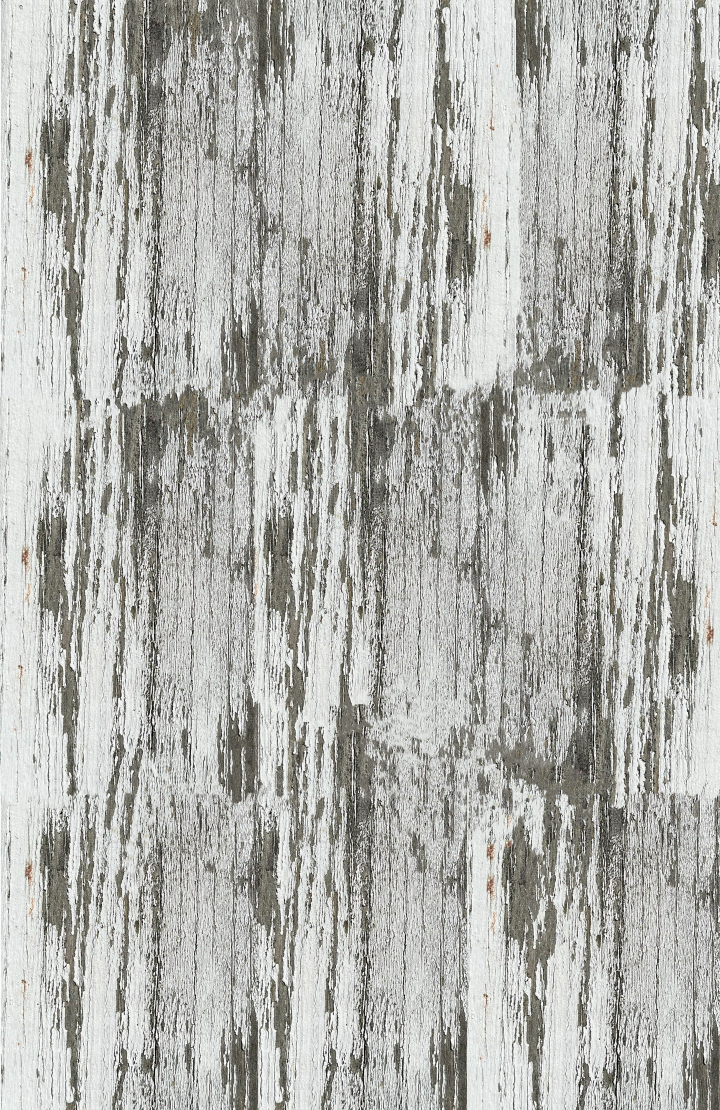
#> input picture media/raw/woodgrain-crop.jpg, 1440 x 2220 px, given in place of PXL_215919709_tex.jpg, which was not available (shown at 1/2 size)
$ python make_backing.py
#> lines starting #> are read from the running program, lines starting #| are printed output that depends on the picture; pictures that were not available may be replaced by others from this repository, and a replacement may not be noted
#!/usr/bin/env python3
"""Generate a rich patchwork-fabric backing for the quilt viewer.

Replaces the ~693 per-tile DOM backing nodes with a SINGLE CSS background image
on #surface. Composes a MOSAIC of irregular, varied-size cloth patches (drawn
from source fabric-texture strips, each colour-graded) with soft, fine seams
blending into the dark site background (#1a120b). A gentle vignette + light
fabric grain finish it so it reads as hand-sewn cloth — not a mechanical grid.
"""
import os, random
from PIL import Image, ImageDraw, ImageFilter, ImageEnhance, ImageChops

ROOT = os.path.dirname(os.path.dirname(os.path.abspath(__file__)))
THUMBS = os.path.join(ROOT, 'media', 'thumbs')
OUT = os.path.join(ROOT, 'assets', 'img', 'backing-patchwork.jpg')

TEXTURES = [
    'PXL_234825299_tex.jpg', 'IMG_0057b.jpg', 'PXL_230910285~2.jpg',
    'PXL_215908225_tex.jpg', 'PXL_230910285_tex.jpg', 'PXL_215919709_tex.jpg',
    'PXL_texture.jpg', 'PXL_010029509_tex.jpg', 'PXL_215901711_tex.jpg',
    'IMG_0057.jpg', 'PXL_225807164_tex.jpg', 'IMG_0053.jpg',
]

TILE = 1280            # repeating tile size (matches backgroundSize in viewer.js)
MIN_DIM = 120          # smallest allowed patch dimension (px)
TARGET_PATCHES = 26    # ~ number of irregular patches per tile
SEAM = 4               # fine seam width (px)
BG = (30, 21, 13)      # soft dark base, blends with #1a120b
VIGNETTE = 0.24        # gentle edge darkening (do NOT crush the fabric)


def cover_crop(im, w, h):
    """Cover-fit im into (w,h) with slight zoom variety."""
    iw, ih = im.size
    scale = max(w / iw, h / ih)
    nw, nh = int(iw * scale), int(ih * scale)
    im = im.resize((nw, nh), Image.LANCZOS)
    left = random.randint(0, max(0, nw - w))
    top = random.randint(0, max(0, nh - h))
    return im.crop((left, top, left + w, top + h))


def grade(patch):
    """Vary brightness/contrast/saturation so each patch reads as a distinct
    scrap of cloth rather than one repeated texture."""
    patch = ImageEnhance.Brightness(patch).enhance(random.uniform(0.92, 1.25))
    patch = ImageEnhance.Contrast(patch).enhance(random.uniform(0.88, 1.2))
    patch = ImageEnhance.Color(patch).enhance(random.uniform(0.85, 1.35))
    return patch


def mosaic(rects, target):
    """Recursively split rectangles to build an irregular patchwork layout."""
    while len(rects) < target:
        candidates = [i for i, (x, y, w, h) in enumerate(rects)
                      if w >= 2 * MIN_DIM and h >= 2 * MIN_DIM]
        if not candidates:
            break
        i = random.choice(candidates)
        x, y, w, h = rects[i]
        if random.random() < 0.5 or h < 2 * MIN_DIM:
            cut = random.randint(MIN_DIM, w - MIN_DIM)   # vertical split
            rects[i] = (x, y, cut, h)
            rects.append((x + cut, y, w - cut, h))
        else:
            cut = random.randint(MIN_DIM, h - MIN_DIM)   # horizontal split
            rects[i] = (x, y, w, cut)
            rects.append((x, y + cut, w, h - cut))
    return rects


def seam_mask(w, h):
    """White band along the top+left edge of a patch -> stitched highlight."""
    m = Image.new('L', (w, h), 0)
    d = ImageDraw.Draw(m)
    d.rectangle([0, 0, w, min(h, 2)], fill=110)
    d.rectangle([0, 0, min(w, 2), h], fill=110)
    return m.filter(ImageFilter.GaussianBlur(1.0))


def main():
    random.seed(20260825)
    canvas = Image.new('RGB', (TILE, TILE), BG)
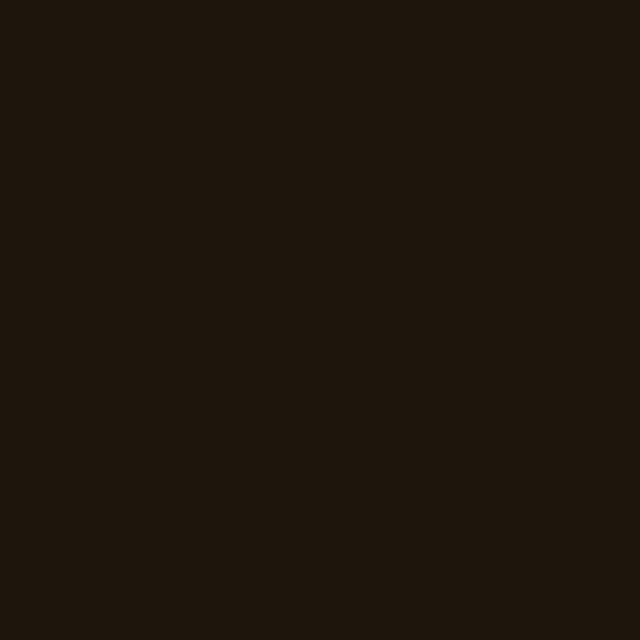
#> canvas: PIL image 1280x1280 RGB (shown at 1/2 size); mean R, G, B 30, 21, 13

    for (x, y, w, h) in mosaic([(0, 0, TILE, TILE)], TARGET_PATCHES):
        src = random.choice(TEXTURES)
        im = Image.open(os.path.join(THUMBS, src)).convert('RGB')
#> im is the input picture: PIL image 1440x2220 RGB; mean R, G, B 177, 177.5, 173.4
        pw, ph = w - SEAM * 2, h - SEAM * 2
        patch = grade(cover_crop(im, pw, ph))
#> in cover_crop, `im = im.resize((nw, nh), Image.LANCZOS)`:
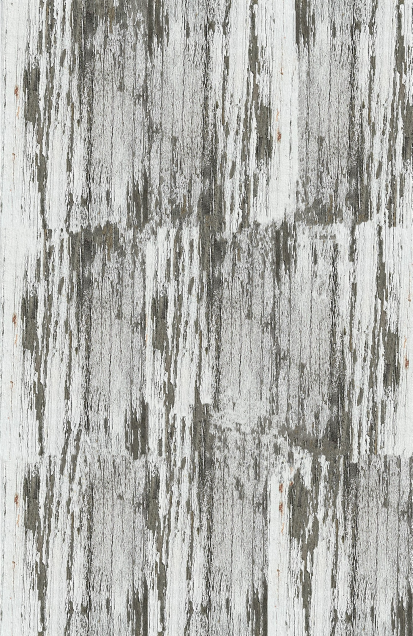
#> im: PIL image 825x1272 RGB (shown at 1/2 size); mean R, G, B 176.9, 177.5, 173.3
#> in cover_crop, `return im.crop((left, top, left + w, top + h))`:
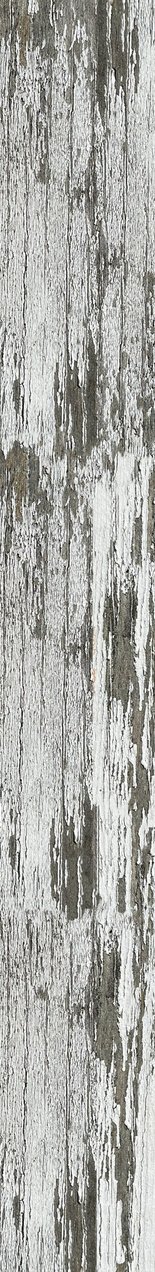
#> returned value: PIL image 155x1272 RGB; mean R, G, B 170.8, 171.2, 166.9
#> in grade, `patch = ImageEnhance.Brightness(patch).enhance(random.uniform(0.92, 1...`:
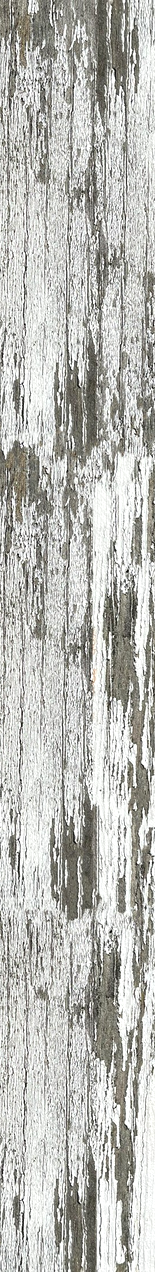
#> patch: PIL image 155x1272 RGB; mean R, G, B 185.7, 185.9, 181.5

        # subtle stitched highlight along top+left edge of the patch
        hl = ImageEnhance.Brightness(patch).enhance(1.25)
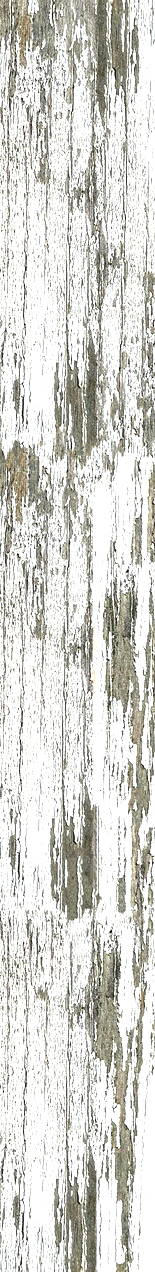
#> hl: PIL image 155x1272 RGB; mean R, G, B 212.1, 211.9, 206.4
        canvas.paste(hl, (x + SEAM, y + SEAM), mask=seam_mask(pw, ph))
#> in seam_mask, `m = Image.new('L', (w, h), 0)`: m: PIL image 155x1272 L; every value is 0
#> in seam_mask, `return m.filter(ImageFilter.GaussianBlur(1.0))`:
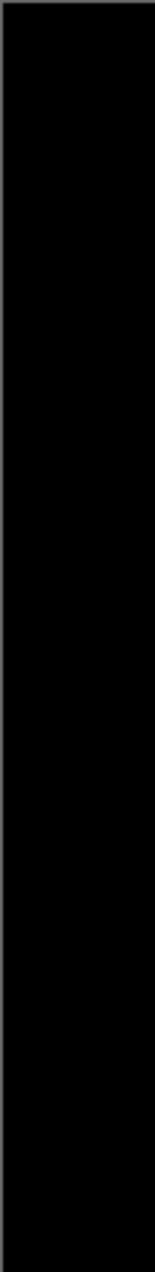
#> returned value: PIL image 155x1272 L; min 0, max 110, mean 2.4
        canvas.paste(patch, (x + SEAM, y + SEAM))
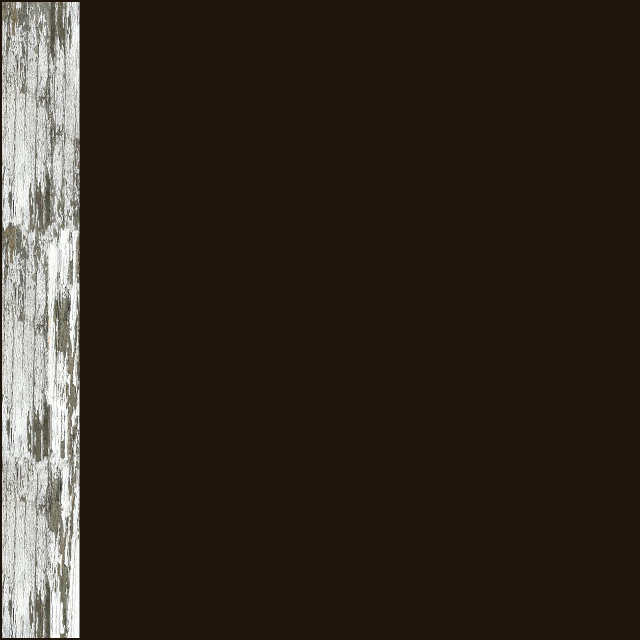
#> canvas: PIL image 1280x1280 RGB (shown at 1/2 size); mean R, G, B 48.6, 40.8, 33
#> pass 2 of the loop in main, `for (x, y, w, h) in mosaic([(0, 0, TILE, TILE)], TARGET_PATCHES):`:
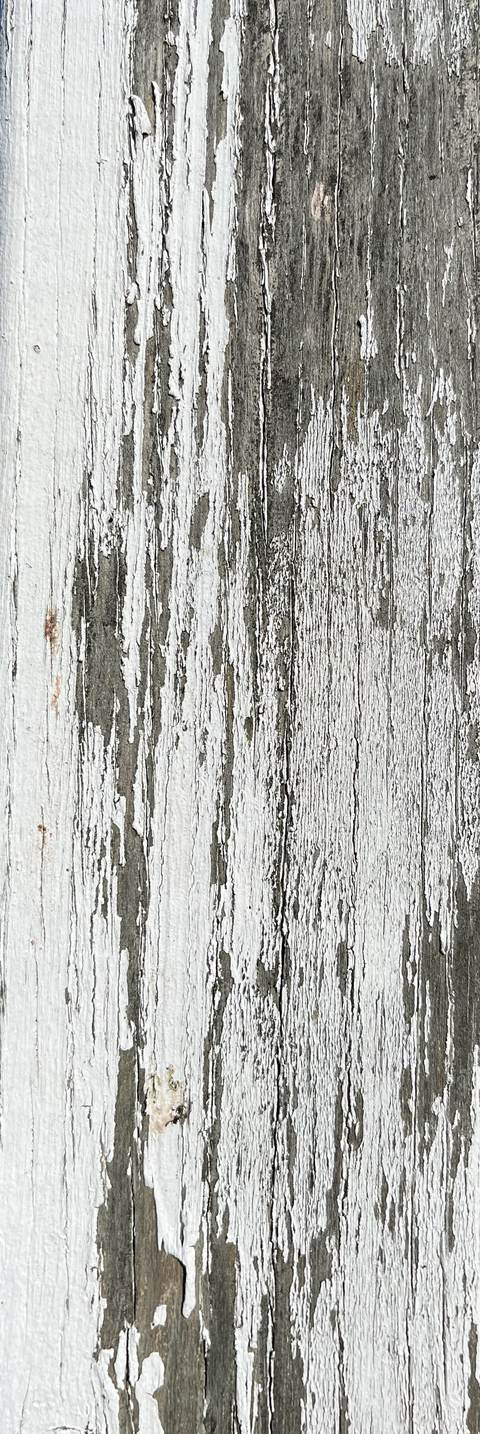
#> input picture media/thumbs/IMG_0053.jpg, 480 x 1434 px
#> in main, im is the input picture: PIL image 480x1434 RGB; mean R, G, B 176.3, 176.6, 173.2
#> im: PIL image 777x2321 RGB
#> hl: PIL image 777x122 RGB
#> m: PIL image 777x122 L; every value is 0
#> in seam_mask (call 2), `return m.filter(ImageFilter.GaussianBlur(1.0))`:
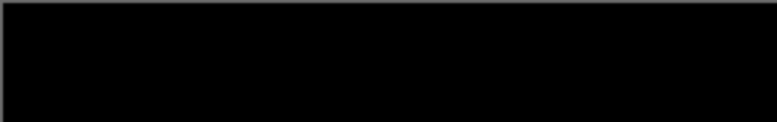
#> returned value: PIL image 777x122 L; min 0, max 110, mean 3.1
#> in main, `canvas.paste(patch, (x + SEAM, y + SEAM))`:
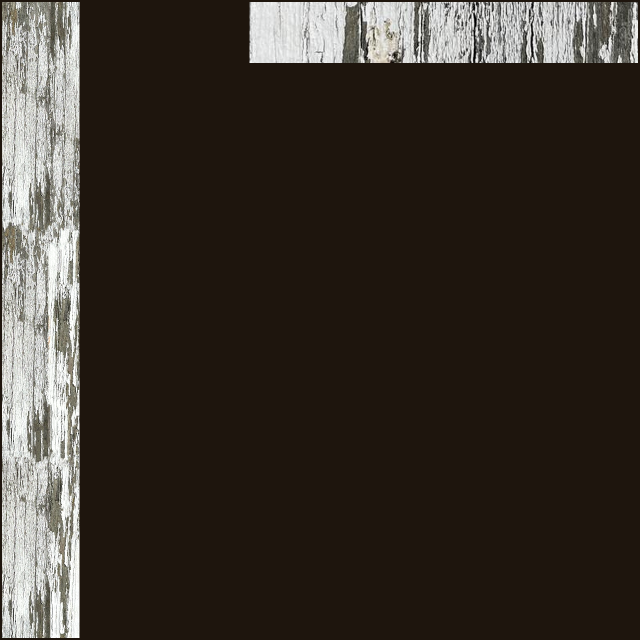
#> canvas: PIL image 1280x1280 RGB (shown at 1/2 size); mean R, G, B 57, 49.7, 42.2
#> pass 3 of the loop in main, `for (x, y, w, h) in mosaic([(0, 0, TILE, TILE)], TARGET_PATCHES):`:
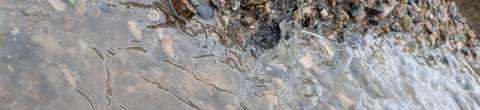
#> input picture media/thumbs/PXL_230910285_tex.jpg, 480 x 110 px
#> in main, im is the input picture: PIL image 480x110 RGB; mean R, G, B 150, 147.7, 146.8
#> im: PIL image 4350x997 RGB
#> hl: PIL image 205x997 RGB
#> m: PIL image 205x997 L; every value is 0
#> in seam_mask (call 3), `return m.filter(ImageFilter.GaussianBlur(1.0))`:
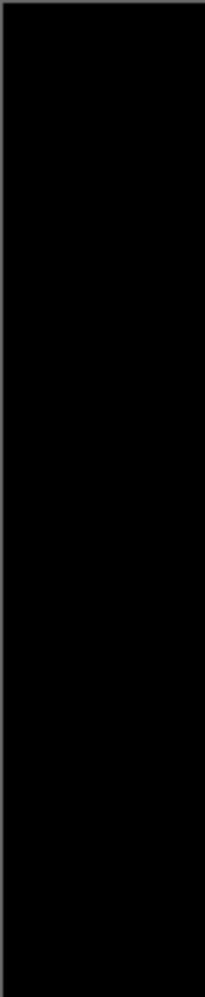
#> returned value: PIL image 205x997 L; min 0, max 110, mean 1.9
#> in main, `canvas.paste(patch, (x + SEAM, y + SEAM))`:
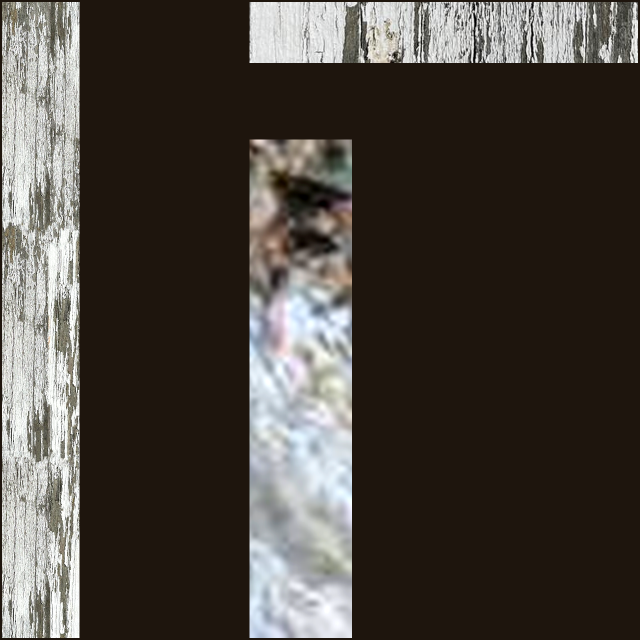
#> canvas: PIL image 1280x1280 RGB (shown at 1/2 size); mean R, G, B 74.2, 68.1, 61.8
#> the loop made 13 passes; the first 3 are shown

    # soft vignette so the repeat blends into the dark surround
    mask = Image.new('L', (TILE, TILE), 0)
    dm = ImageDraw.Draw(mask)
    dm.ellipse((-TILE * 0.4, -TILE * 0.4, TILE * 1.4, TILE * 1.4), fill=255)
    mask = mask.filter(ImageFilter.GaussianBlur(TILE * 0.30))
    dk = Image.new('RGB', (TILE, TILE), (18, 12, 7))
    canvas = Image.composite(canvas, dk, mask.point(lambda v: int(v * (1 - VIGNETTE) + VIGNETTE * 255)))

    # light ADDITIVE fabric grain (kept subtle, never darkens the cloth)
    grain = Image.effect_noise((TILE, TILE), 14).convert('L')
    grain = grain.point(lambda v: v // 6)              # 0..~90, gentle
    canvas = ImageChops.add(canvas, grain.convert('RGB'))

    os.makedirs(os.path.dirname(OUT), exist_ok=True)
    canvas.save(OUT, 'JPEG', quality=84, optimize=True)
    print('wrote', OUT, canvas.size, os.path.getsize(OUT), 'bytes')


if __name__ == '__main__':
#> (the run stopped early here; a loop or call above may not have finished)
